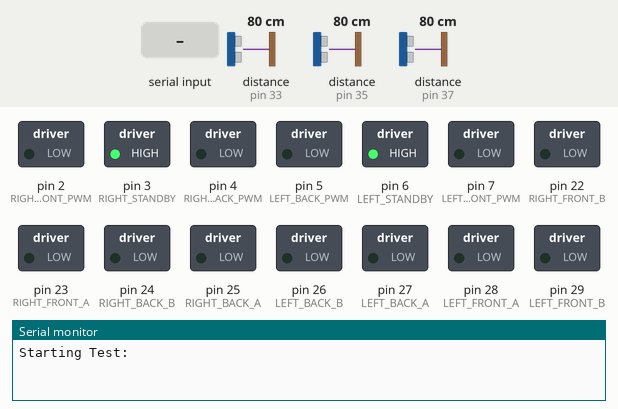
This sketch was run on a simulated Arduino Mega 2560, built with avr-gcc and run on an emulated ATmega2560. Parts: switched loads named in the sketch (green lamp = pin HIGH), the last lines printed to the serial monitor. Wiring (inferred from the names in the program): 3 × ultrasonic range finder: trigger pin 32, echo pin 33 / trigger pin 34, echo pin 35 / trigger pin 36, echo pin 37. Inputs (shaded band) come from the test bench; at power-on: distance to the obstacle (sensors on pin 33, pin 35, pin 37) 80 cm. The echo pulse lasts 58.3 µs per cm; pins used as bus, display or sensor lines are not drawn.

Above: at 1.2 s.
1.3 s: "b" received over the second serial link
At 1.7 s:
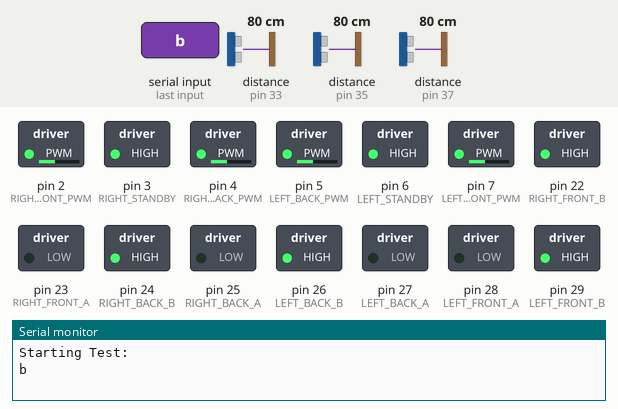
2.8 s: "f" received over the second serial link
At 4.0 s:
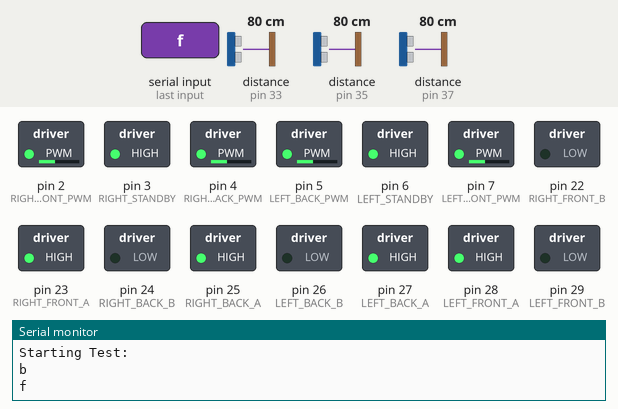
4.3 s: "r" received over the second serial link
At 5.1 s:
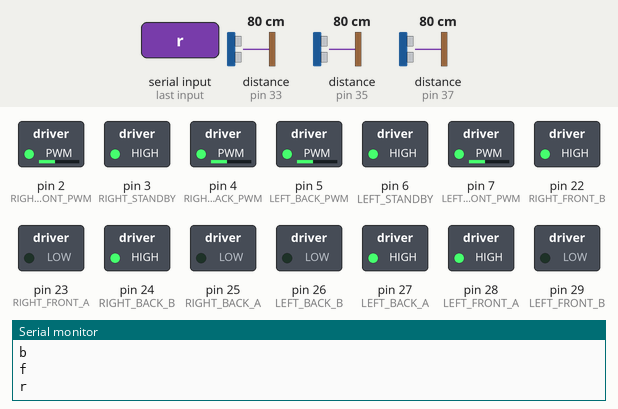
5.8 s: "l" received over the second serial link
At 6.3 s:
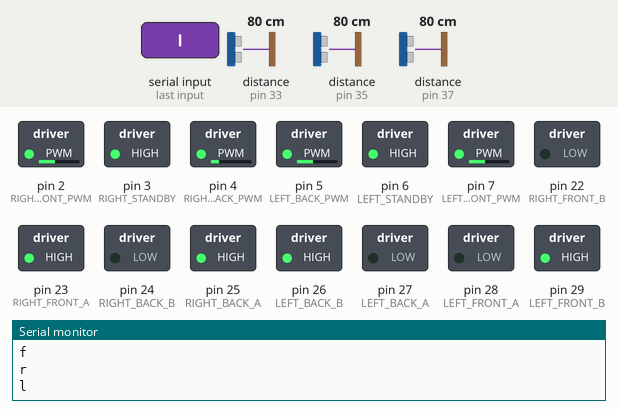
Timing chart, 0 to 8.3 s (numbered marks = the images above; inputs shaded):
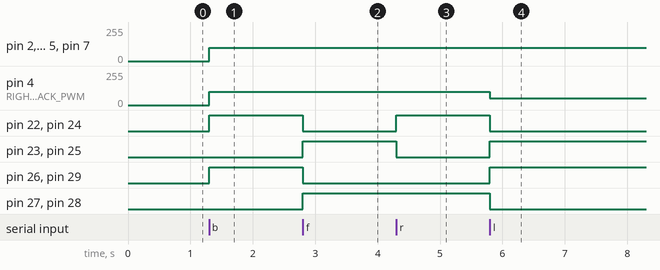

Measured:
- after the input at 1.3 s, pin 2 (RIGHT_FRONT_PWM), pin 4 (RIGHT_BACK_PWM), pin 5 (LEFT_BACK_PWM), pin 7 (LEFT_FRONT_PWM): 0/255 → 100/255 at once; pin 22 (RIGHT_FRONT_B), pin 24 (RIGHT_BACK_B), pin 26 (LEFT_BACK_B), pin 29 (LEFT_FRONT_B): LOW → HIGH at once
- after the input at 2.8 s, pin 22 (RIGHT_FRONT_B), pin 24 (RIGHT_BACK_B), pin 26 (LEFT_BACK_B), pin 29 (LEFT_FRONT_B): HIGH → LOW at once; pin 23 (RIGHT_FRONT_A), pin 25 (RIGHT_BACK_A), pin 27 (LEFT_BACK_A), pin 28 (LEFT_FRONT_A): LOW → HIGH at once
- after the input at 4.3 s, pin 22 (RIGHT_FRONT_B), pin 24 (RIGHT_BACK_B): LOW → HIGH at once; pin 23 (RIGHT_FRONT_A), pin 25 (RIGHT_BACK_A): HIGH → LOW at once
- after the input at 5.8 s, pin 4 (RIGHT_BACK_PWM): 100/255 → 50/255 at once; pin 22 (RIGHT_FRONT_B), pin 24 (RIGHT_BACK_B), pin 27 (LEFT_BACK_A), pin 28 (LEFT_FRONT_A): HIGH → LOW at once; pin 23 (RIGHT_FRONT_A), pin 25 (RIGHT_BACK_A), pin 26 (LEFT_BACK_B), pin 29 (LEFT_FRONT_B): LOW → HIGH at once

The sketch:

ArduinoMain.ino
```cpp
#include <SoftwareSerial.h>
// pins for low power mode
#define RIGHT_STANDBY 3
#define LEFT_STANDBY 6
// pins for right side motors
#define LEFT_BACK_PWM 5
#define LEFT_BACK_A 27
#define LEFT_BACK_B 26
#define LEFT_FRONT_PWM 7
#define LEFT_FRONT_A 28
#define LEFT_FRONT_B 29
// pins for left side motors
#define RIGHT_FRONT_PWM 2
#define RIGHT_FRONT_A 23
#define RIGHT_FRONT_B 22
#define RIGHT_BACK_PWM 4
#define RIGHT_BACK_A 25
#define RIGHT_BACK_B 24
// pins for joystick control
#define YAxis A9
#define XAxis A8
// Variables for Ultrasonic Sensors
#define TRIG1 32
#define ECHO1 33
#define TRIG2 34
#define ECHO2 35
#define TRIG3 36
#define ECHO3 37
#define RX 10
#define TX 11
#define MinDistance 2000

SoftwareSerial BluetoothMod = SoftwareSerial(RX, TX);

void setup() {
  // put your setup code here, to run once:
  pinMode(RIGHT_BACK_A, OUTPUT);
  pinMode(RIGHT_BACK_B, OUTPUT);
  pinMode(RIGHT_BACK_PWM, OUTPUT);
  pinMode(RIGHT_FRONT_A, OUTPUT);
  pinMode(RIGHT_FRONT_B, OUTPUT);
  pinMode(RIGHT_FRONT_PWM, OUTPUT);
  pinMode(RIGHT_STANDBY, OUTPUT);

  pinMode(LEFT_BACK_A, OUTPUT);
  pinMode(LEFT_BACK_B, OUTPUT);
  pinMode(LEFT_BACK_PWM, OUTPUT);
  pinMode(LEFT_FRONT_A, OUTPUT);
  pinMode(LEFT_FRONT_B, OUTPUT);
  pinMode(LEFT_FRONT_PWM, OUTPUT);
  pinMode(LEFT_STANDBY, OUTPUT);

  pinMode(XAxis, INPUT);
  pinMode(YAxis, INPUT);

  pinMode(52, OUTPUT);

  pinMode(TRIG1, OUTPUT);
  pinMode(ECHO1, INPUT);
  pinMode(TRIG2, OUTPUT);
  pinMode(ECHO2, INPUT);
  pinMode(TRIG3, OUTPUT);
  pinMode(ECHO3, INPUT);

  // turning off all motors,
  // setting speed of the motor to 0
  // turning on low power mode
  digitalWrite(LEFT_STANDBY, LOW);
  digitalWrite(LEFT_FRONT_A, LOW);
  digitalWrite(LEFT_FRONT_B, LOW);
  analogWrite(LEFT_FRONT_PWM, 0);
  digitalWrite(LEFT_BACK_A, LOW);
  digitalWrite(LEFT_BACK_B, LOW);
  analogWrite(LEFT_BACK_PWM, 0);
  digitalWrite(RIGHT_STANDBY, LOW);
  digitalWrite(RIGHT_FRONT_A, LOW);
  digitalWrite(RIGHT_FRONT_B, LOW);
  analogWrite(RIGHT_FRONT_PWM, 0);
  digitalWrite(RIGHT_BACK_A, LOW);
  digitalWrite(RIGHT_BACK_B, LOW);
  analogWrite(RIGHT_BACK_PWM, 0);

  digitalWrite(TRIG1, LOW);
  digitalWrite(TRIG2, LOW);
  digitalWrite(TRIG3, LOW);

  OBJAvoidance();
  //  pinMode(RX, INPUT);
  //  pinMode(TX, OUTPUT);

  Serial.begin(9600);
  BluetoothMod.begin(9600);
  Serial.println("Starting Test:");
}
//int value;
char command;
// MAIN CODE
void loop() {
  if (BluetoothMod.available()) {
    command = BluetoothMod.read();
    Serial.println(command);
    while ( command == 'b') {
      TurnOn();
      Backward(100);
      command = BluetoothMod.read();
    }
   while (command == 'f') {
    TurnOn();
      Forward(100);
      command = BluetoothMod.read();
    }
    while (command == 'z') {
      Stop();
      command = BluetoothMod.read();
    }
    while (command == 'r') {
      TurnOn();
      Left(100);
      command = BluetoothMod.read();
    }
    while (command == 'l') {
      TurnOn();
      Right(100);
      command = BluetoothMod.read();
    }
  }
}
//  else {
//    int numXAxis = analogRead(XAxis);
//    int numYAxis = analogRead(YAxis);

//    if (numYAxis < 700 && numYAxis > 300) {
//      Stop();
//    }
//
//    if (numXAxis < 700 && numXAxis > 300) {
//      Stop();
//    }

//    while (numYAxis > 700) {
//      TurnOn();
//      Backward(100);
//      numXAxis = analogRead(XAxis);
//      numYAxis = analogRead(YAxis);
//    }
//
//    while (numYAxis < 300) {
//      Forward(100);
//      numXAxis = analogRead(XAxis);
//      numYAxis = analogRead(YAxis);
//      OBJAvoidance();
//    }
//
//    while (numXAxis > 700) {
//      Left(100);
//      numXAxis = analogRead(XAxis);
//      numYAxis = analogRead(YAxis);
//      OBJAvoidance();
//    }
//
//    while (numXAxis < 300) {
//      Right(100);
//      numXAxis = analogRead(XAxis);
//      numYAxis = analogRead(YAxis);
//      OBJAvoidance();
//    }
//  }
//}

// code to get distance from ultrasonic sensors
boolean OBJAvoidance() {
  if (GetDistance1() < MinDistance || GetDistance2() < MinDistance || GetDistance3() < MinDistance) {
    TurnOff();
  }
  else {
    TurnOn();
  }
}
int GetDistance1() {
  digitalWrite(TRIG1, HIGH);
  delayMicroseconds(10);
  digitalWrite(TRIG1, LOW);
  int Duration1 = pulseIn(ECHO1, HIGH);
  //  Serial.print("Distance1: "); Serial.println(Duration1);
  return Duration1;
}
int GetDistance2() {
  digitalWrite(TRIG2, HIGH);
  delayMicroseconds(10);
  digitalWrite(TRIG2, LOW);
  int Duration2 = pulseIn(ECHO2, HIGH);
  //  Serial.print("Distance2: "); Serial.println(Duration2);
  return Duration2;
}
int GetDistance3() {
  digitalWrite(TRIG3, HIGH);
  delayMicroseconds(10);
  digitalWrite(TRIG3, LOW);
  int Duration3 = pulseIn(ECHO3, HIGH);
  //  Serial.print("Distance3: "); Serial.println(Duration3);
  return Duration3;
}

// code to move to robot forward at Speed for Duration
void Forward(int Speed) {
  //  Serial.println("Forward");
  digitalWrite(RIGHT_FRONT_A, HIGH);
  digitalWrite(RIGHT_FRONT_B, LOW);
  analogWrite(RIGHT_FRONT_PWM, Speed);
  digitalWrite(RIGHT_BACK_A, HIGH);
  digitalWrite(RIGHT_BACK_B, LOW);
  analogWrite(RIGHT_BACK_PWM, Speed);
  digitalWrite(LEFT_FRONT_A, HIGH);
  digitalWrite(LEFT_FRONT_B, LOW);
  analogWrite(LEFT_FRONT_PWM, Speed);
  digitalWrite(LEFT_BACK_A, HIGH);
  digitalWrite(LEFT_BACK_B, LOW);
  analogWrite(LEFT_BACK_PWM, Speed);
}
// code to move to robot backward at Speed for Duration
void Backward(int Speed) {
//  Serial.println("Backward");
//  delay(1000);
  digitalWrite(RIGHT_FRONT_A, LOW);
  digitalWrite(RIGHT_FRONT_B, HIGH);
  analogWrite(RIGHT_FRONT_PWM, Speed);
  digitalWrite(RIGHT_BACK_A, LOW);
  digitalWrite(RIGHT_BACK_B, HIGH);
  analogWrite(RIGHT_BACK_PWM, Speed);
  digitalWrite(LEFT_FRONT_A, LOW);
  digitalWrite(LEFT_FRONT_B, HIGH);
  analogWrite(LEFT_FRONT_PWM, Speed);
  digitalWrite(LEFT_BACK_A, LOW);
  digitalWrite(LEFT_BACK_B, HIGH);
  analogWrite(LEFT_BACK_PWM, Speed);
//  Serial.println("Backwards2");
}
// code to move to robot left at Speed for Duration
void Left(int Speed) {
  //  Serial.println("Left");
  digitalWrite(RIGHT_FRONT_A, LOW);
  digitalWrite(RIGHT_FRONT_B, HIGH);
  analogWrite(RIGHT_FRONT_PWM, Speed);
  digitalWrite(RIGHT_BACK_A, LOW);
  digitalWrite(RIGHT_BACK_B, HIGH);
  analogWrite(RIGHT_BACK_PWM, Speed);
  digitalWrite(LEFT_FRONT_A, HIGH);
  digitalWrite(LEFT_FRONT_B, LOW);
  analogWrite(LEFT_FRONT_PWM, Speed);
  digitalWrite(LEFT_BACK_A, HIGH);
  digitalWrite(LEFT_BACK_B, LOW);
  analogWrite(LEFT_BACK_PWM, Speed);
}
// code to move to robot right at Speed for Duration
void Right(int Speed) {
  digitalWrite(RIGHT_FRONT_A, HIGH);
  digitalWrite(RIGHT_FRONT_B, LOW);
  analogWrite(RIGHT_FRONT_PWM, Speed);
  digitalWrite(RIGHT_BACK_A, HIGH);
  digitalWrite(RIGHT_BACK_B, LOW);
  analogWrite(RIGHT_BACK_PWM, Speed / 2);
  digitalWrite(LEFT_FRONT_A, LOW);
  digitalWrite(LEFT_FRONT_B, HIGH);
  analogWrite(LEFT_FRONT_PWM, Speed);
  digitalWrite(LEFT_BACK_A, LOW);
  digitalWrite(LEFT_BACK_B, HIGH);
  analogWrite(LEFT_BACK_PWM, Speed);
}
// code to stop the robot
void Stop() {
  //  Serial.println("STOP");
  digitalWrite(RIGHT_FRONT_A, LOW);
  digitalWrite(RIGHT_FRONT_B, LOW);
  analogWrite(RIGHT_FRONT_PWM, 0);
  digitalWrite(RIGHT_BACK_A, LOW);
  digitalWrite(RIGHT_BACK_B, LOW);
  analogWrite(RIGHT_BACK_PWM, 0);
  digitalWrite(LEFT_FRONT_A, LOW);
  digitalWrite(LEFT_FRONT_B, LOW);
  analogWrite(LEFT_FRONT_PWM, 0);
  digitalWrite(LEFT_BACK_A, LOW);
  digitalWrite(LEFT_BACK_B, LOW);
  analogWrite(LEFT_BACK_PWM, 0);
}
// code for robot to enter low power mode
void TurnOff() {
  //  Serial.println("Turned Off");
  digitalWrite(LEFT_STANDBY, LOW);
  digitalWrite(RIGHT_STANDBY, LOW);
}
// code for robot to exit low power mode
void TurnOn() {
  //    Serial.println("Turned On");
  digitalWrite(LEFT_STANDBY, HIGH);
  digitalWrite(RIGHT_STANDBY, HIGH);
}
```
